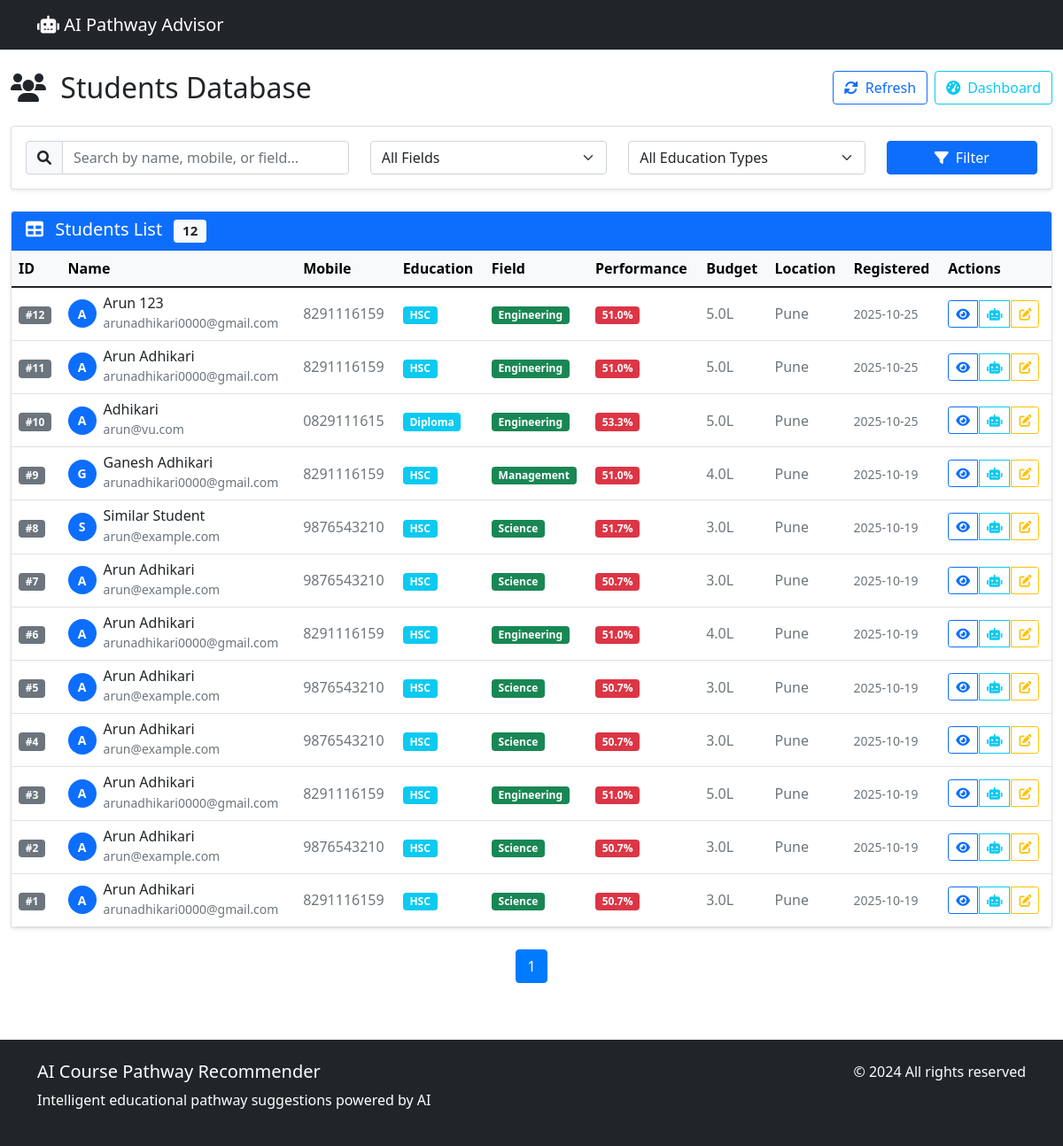
/students, run on the app's committed database.
### tables this page shows
CREATE TABLE students (
                id INTEGER PRIMARY KEY AUTOINCREMENT,
                name TEXT NOT NULL,
                mobile_number TEXT NOT NULL,
                email TEXT,
                education_type TEXT NOT NULL,
                ssc_percent REAL,
                hsc_percent REAL,
                diploma_percent REAL,
                subjects TEXT,
                interests TEXT,
                preferred_field TEXT,
                preferred_mode TEXT,
                budget REAL,
                location_preference TEXT,
                created_at TIMESTAMP DEFAULT CURRENT_TIMESTAMP,
                updated_at TIMESTAMP DEFAULT CURRENT_TIMESTAMP
            );

### app.py (the view)
@app.route('/students')
def students_list():
    try:
        page = int(request.args.get('page', 1))
        per_page = 20
        offset = (page - 1) * per_page
        students = db_manager.get_all_students(limit=per_page, offset=offset)
        return render_template('students_list.html', students=students, page=page)
    except Exception as e:
        logger.error(f"Error loading students list: {e}")
        flash(f"Error loading students: {e}", 'error')
        return redirect(url_for('index'))

### database.py (called while the page is built)
    def get_all_students(self, limit: int = 100, offset: int = 0) -> List[Dict[str, Any]]:
        conn = sqlite3.connect(self.db_path)
        cursor = conn.cursor()
        cursor.execute('''
            SELECT * FROM students
            ORDER BY created_at DESC
            LIMIT ? OFFSET ?
        ''', (limit, offset))
        rows = cursor.fetchall()
        conn.close()
        students = []
        for row in rows:
            columns = [description[0] for description in cursor.description]
            student_data = dict(zip(columns, row))
            student_data['interests'] = json.loads(student_data['interests'])
            students.append(student_data)
        return students

### templates/students_list.html (shortened to what this page needs)
{% extends "base.html" %}
{% block content %}
<div class="container-fluid mt-4">
    <div class="row mb-4">
        <div class="col-12">
            <div class="d-flex justify-content-between align-items-center">
                <h2 class="mb-0">
                    <i class="fas fa-users me-2"></i> Students Database
                </h2>
                <div class="d-flex gap-2">
                    <button class="btn btn-outline-primary" onclick="refreshList()">
                        <i class="fas fa-sync-alt me-2"></i>Refresh
                    </button>
                    <a href="/dashboard" class="btn btn-outline-info">
                        <i class="fas fa-tachometer-alt me-2"></i>Dashboard
                    </a>
                </div>
            </div>
        </div>
    </div>
    <div class="row mb-4">
        <div class="col-12">
            <div class="card">
                <div class="card-body">
                    <div class="row">
                        <div class="col-md-4">
                            <div class="input-group">
                                <span class="input-group-text">
                                    <i class="fas fa-search"></i>
                                </span>
                                <input type="text" class="form-control" id="searchInput"
                                       placeholder="Search by name, mobile, or field...">
                            </div>
                        </div>
                        <div class="col-md-3">
                            <select class="form-select" id="fieldFilter">
                                <option value="">All Fields</option>
                            </select>
                        </div>
                        <div class="col-md-3">
                            <select class="form-select" id="educationFilter">
                                <option value="">All Education Types</option>
                            </select>
                        </div>
                        <div class="col-md-2">
                            <button class="btn btn-primary w-100" onclick="applyFilters()">
                                <i class="fas fa-filter me-2"></i>Filter
                            </button>
                        </div>
                    </div>
                </div>
            </div>
        </div>
    </div>
    <div class="row">
        <div class="col-12">
            <div class="card">
                <div class="card-header bg-primary text-white">
                    <h5 class="mb-0">
                        <i class="fas fa-table me-2"></i> Students List
                        <span class="badge bg-light text-dark ms-2" id="studentCount">{{ students|length }}</span>
                    </h5>
                </div>
                <div class="card-body p-0">
                    <div class="table-responsive">
                        <table class="table table-hover mb-0" id="studentsTable">
                            <thead class="table-light">
                                <tr>
                                    <th>ID</th>
                                    <th>Name</th>
                                    <th>Mobile</th>
                                    <th>Education</th>
                                    <th>Field</th>
                                    <th>Performance</th>
                                    <th>Budget</th>
                                    <th>Location</th>
                                    <th>Registered</th>
                                    <th>Actions</th>
                                </tr>
                            </thead>
                            <tbody>
                                {% for student in students %}
                                <tr>
                                    <td>
                                        <span class="badge bg-secondary">#{{ student.id }}</span>
                                    </td>
                                    <td>
                                        <div class="d-flex align-items-center">
                                            <div class="avatar-sm bg-primary text-white rounded-circle d-flex align-items-center justify-content-center me-2">
                                                {{ student.name[0].upper() }}
                                            </div>
                                            <div>
                                                <h6 class="mb-0">{{ student.name }}</h6>
                                                {% if student.email %}
                                                <small class="text-muted">{{ student.email }}</small>
                                                {% endif %}
                                            </div>
                                        </div>
                                    </td>
                                    <td>
                                        <span class="text-muted">{{ student.mobile_number }}</span>
                                    </td>
                                    <td>
                                        <span class="badge bg-info">{{ student.education_type }}</span>
                                    </td>
                                    <td>
                                        <span class="badge bg-success">{{ student.preferred_field }}</span>
                                    </td>
                                    <td>
                                        <div class="performance-indicator">
                                            {% set avg_score = (student.ssc_percent + (student.hsc_percent or 0) + (student.diploma_percent or 0)) / 3 %}
                                            {% if avg_score >= 80 %}
                                                <span class="badge bg-success">{{ "%.1f"|format(avg_score) }}%</span>
                                            {% elif avg_score >= 60 %}
                                                <span class="badge bg-warning">{{ "%.1f"|format(avg_score) }}%</span>
                                            {% else %}
                                                <span class="badge bg-danger">{{ "%.1f"|format(avg_score) }}%</span>
                                            {% endif %}
                                        </div>
                                    </td>
                                    <td>
                                        <span class="text-muted">{{ student.budget }}L</span>
                                    </td>
                                    <td>
                                        <span class="text-muted">{{ student.location_preference }}</span>
                                    </td>
                                    <td>
                                        <small class="text-muted">{{ student.created_at[:10] }}</small>
                                    </td>
                                    <td>
                                        <div class="btn-group" role="group">
                                            <a href="/student/{{ student.id }}" class="btn btn-sm btn-outline-primary">
                                                <i class="fas fa-eye"></i>
                                            </a>
                                            <button class="btn btn-sm btn-outline-info" onclick="viewRecommendations({{ student.id }})">
                                                <i class="fas fa-robot"></i>
                                            </button>
                                            <button class="btn btn-sm btn-outline-warning" onclick="editStudent({{ student.id }})">
                                                <i class="fas fa-edit"></i>
                                            </button>
                                        </div>
                                    </td>
                                </tr>
                                {% endfor %}
                            </tbody>
                        </table>
                    </div>
                </div>
            </div>
        </div>
    </div>
    <div class="row mt-4">
        <div class="col-12">
            <nav aria-label="Students pagination">
                <ul class="pagination justify-content-center">
                    {% for p in range(1, (students|length // 20) + 2) %}
                    {% if p == page %}
                    <li class="page-item active">
                        <span class="page-link">{{ p }}</span>
                    </li>
                    {% else %}
                    <li class="page-item">
                        <a class="page-link" href="?page={{ p }}">{{ p }}</a>
                    </li>
                    {% endif %}
                    {% endfor %}
                </ul>
            </nav>
        </div>
    </div>
</div>
{% endblock %}

### templates/base.html (shortened to what this page needs)
<!DOCTYPE html>
<html lang="en">
<head>
    <link href="https://cdn.jsdelivr.net/npm/bootstrap@5.1.3/dist/css/bootstrap.min.css" rel="stylesheet">
    <link href="https://cdnjs.cloudflare.com/ajax/libs/font-awesome/6.0.0/css/all.min.css" rel="stylesheet">
</head>
<body>
    <nav class="navbar navbar-expand-lg navbar-dark bg-dark">
        <div class="container">
            <a class="navbar-brand" href="/">
                <i class="fas fa-robot"></i> AI Pathway Advisor
            </a>
        </div>
    </nav>
    {% block content %}{% endblock %}
    <footer class="bg-dark text-white mt-5">
        <div class="container py-4">
            <div class="row">
                <div class="col-md-6">
                    <h5>AI Course Pathway Recommender</h5>
                    <p>Intelligent educational pathway suggestions powered by AI</p>
                </div>
                <div class="col-md-6 text-end">
                    <p>&copy; 2024 All rights reserved</p>
                </div>
            </div>
        </div>
    </footer>
</body>
</html>

### templates/students_list.html (style rules this page uses)
.avatar-sm { width: 32px; height: 32px; font-size: 14px; font-weight: 600; }
.performance-indicator .badge { font-size: 0.75em; }
.table th { border-top: none; font-weight: 600; background-color: #f8f9fa; }
.table td { vertical-align: middle; }
.btn-group .btn { margin-right: 2px; }
.btn-group .btn:last-child { margin-right: 0; }
.card { box-shadow: 0 0.125rem 0.25rem rgba(0, 0, 0, 0.075); border: 1px solid rgba(0, 0, 0, 0.125); }
.table-responsive { border-radius: 0.375rem; }
.pagination .page-link { color: #007bff; border-color: #dee2e6; }
.pagination .page-item.active .page-link { background-color: #007bff; border-color: #007bff; }
.input-group-text { background-color: #f8f9fa; border-color: #ced4da; }

### data on the page
students: id "12", name "A", name "Arun 123", email "arunadhikari0000@gmail.com", mobile_number "8291116159", education_type "HSC", preferred_field "Engineering", avg_score "51.0", budget "5.0", location_preference "Pune", created_at "2025-10-25"
students: id "11", name "A", name "Arun Adhikari", email "arunadhikari0000@gmail.com", mobile_number "8291116159", education_type "HSC", preferred_field "Engineering", avg_score "51.0", budget "5.0", location_preference "Pune", created_at "2025-10-25"
students: id "10", name "A", name "Adhikari", email "arun@vu.com", mobile_number "0829111615", education_type "Diploma", preferred_field "Engineering", avg_score "53.3", budget "5.0", location_preference "Pune", created_at "2025-10-25"
students: id "9", name "G", name "Ganesh Adhikari", email "arunadhikari0000@gmail.com", mobile_number "8291116159", education_type "HSC", preferred_field "Management", avg_score "51.0", budget "4.0", location_preference "Pune", created_at "2025-10-19"
students: id "8", name "S", name "Similar Student", email "arun@example.com", mobile_number "9876543210", education_type "HSC", preferred_field "Science", avg_score "51.7", budget "3.0", location_preference "Pune", created_at "2025-10-19"
students: id "7", name "A", name "Arun Adhikari", email "arun@example.com", mobile_number "9876543210", education_type "HSC", preferred_field "Science", avg_score "50.7", budget "3.0", location_preference "Pune", created_at "2025-10-19"
students: id "6", name "A", name "Arun Adhikari", email "arunadhikari0000@gmail.com", mobile_number "8291116159", education_type "HSC", preferred_field "Engineering", avg_score "51.0", budget "4.0", location_preference "Pune", created_at "2025-10-19"
students: id "5", name "A", name "Arun Adhikari", email "arun@example.com", mobile_number "9876543210", education_type "HSC", preferred_field "Science", avg_score "50.7", budget "3.0", location_preference "Pune", created_at "2025-10-19"
students: id "4", name "A", name "Arun Adhikari", email "arun@example.com", mobile_number "9876543210", education_type "HSC", preferred_field "Science", avg_score "50.7", budget "3.0", location_preference "Pune", created_at "2025-10-19"
students: id "3", name "A", name "Arun Adhikari", email "arunadhikari0000@gmail.com", mobile_number "8291116159", education_type "HSC", preferred_field "Engineering", avg_score "51.0", budget "5.0", location_preference "Pune", created_at "2025-10-19"
students: id "2", name "A", name "Arun Adhikari", email "arun@example.com", mobile_number "9876543210", education_type "HSC", preferred_field "Science", avg_score "50.7", budget "3.0", location_preference "Pune", created_at "2025-10-19"
students: id "1", name "A", name "Arun Adhikari", email "arunadhikari0000@gmail.com", mobile_number "8291116159", education_type "HSC", preferred_field "Science", avg_score "50.7", budget "3.0", location_preference "Pune", created_at "2025-10-19"

### other printed values
{{ students|length }} "12"
{{ p }} "1"
